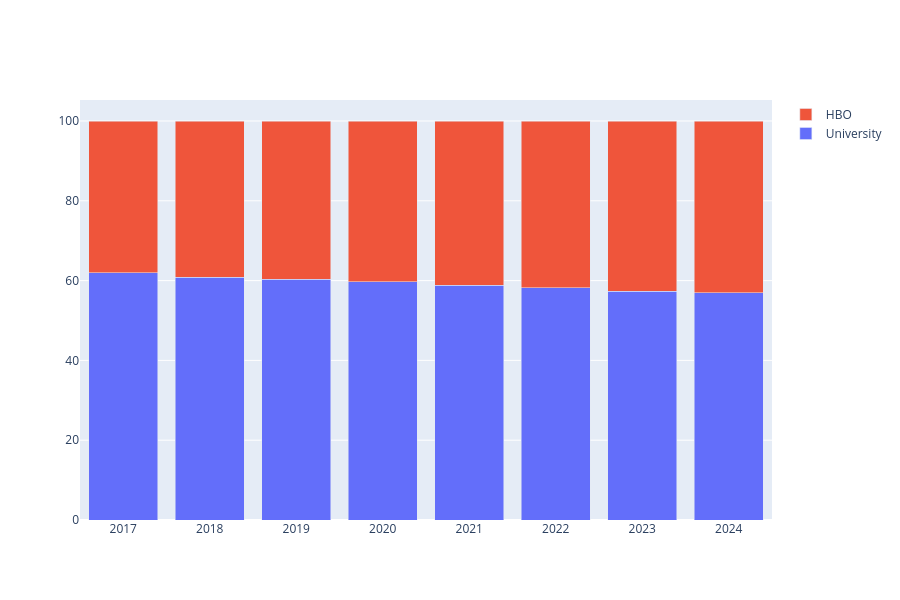

Write notebook code for a chart like this one.
### Markdown cell above
#### Growth of a Highly Educated Workforce
The increase in student enrollment at Dutch universities — including the growing number of international students — indicates that higher education in the Netherlands has become more attractive to a broader and more diverse group. This trend can have positive societal effects, such as the growth of a highly educated workforce and enhanced international collaboration.

A larger student population leads to more graduates with university-level qualifications, directly contributing to a more skilled labor market. International students play a key role in this development. According to research by Nuffic (2023), approximately one in four international students still resides and works in the Netherlands five years after graduation. These graduates help strengthen the country’s knowledge economy and innovation capacity (SEO Economic Research, 2019).

### Code cell
student_realisatie



totaal_wo = [student_realisatie[(student_realisatie['jaar'] == jaar) & (student_realisatie['soort_ho'] == 'wo')]['ingeschrevenen_HO'].sum() / Totaal[jaar] * 100 for jaar in jaren2]
totaal_hbo = [student_realisatie[(student_realisatie['jaar'] == jaar) & (student_realisatie['soort_ho'] == 'hbo')]['ingeschrevenen_HO'].sum() / Totaal[jaar] * 100 for jaar in jaren2]

fig3 = go.Figure([
    go.Bar(y=totaal_hbo, x=jaren2, name='University'),
    go.Bar(y=totaal_wo, x=jaren2, name='HBO')
])

fig3.update_layout(barmode='stack', height=600)
fig3.show()

### Figure 1 — Plotly figure (JSON) as saved in the notebook; plotly's stock layout.template omitted (floating-point values rounded to 4 significant figures)
{"data": [{"name": "University", "type": "bar", "x": [2017, 2018, 2019, 2020, 2021, 2022, 2023, 2024], "y": [61.92, 60.86, 60.28, 59.74, 58.9, 58.19, 57.34, 56.93]}, {"name": "HBO", "type": "bar", "x": [2017, 2018, 2019, 2020, 2021, 2022, 2023, 2024], "y": [38.08, 39.14, 39.72, 40.26, 41.1, 41.81, 42.66, 43.07]}], "layout": {"barmode": "stack", "height": 600}}
